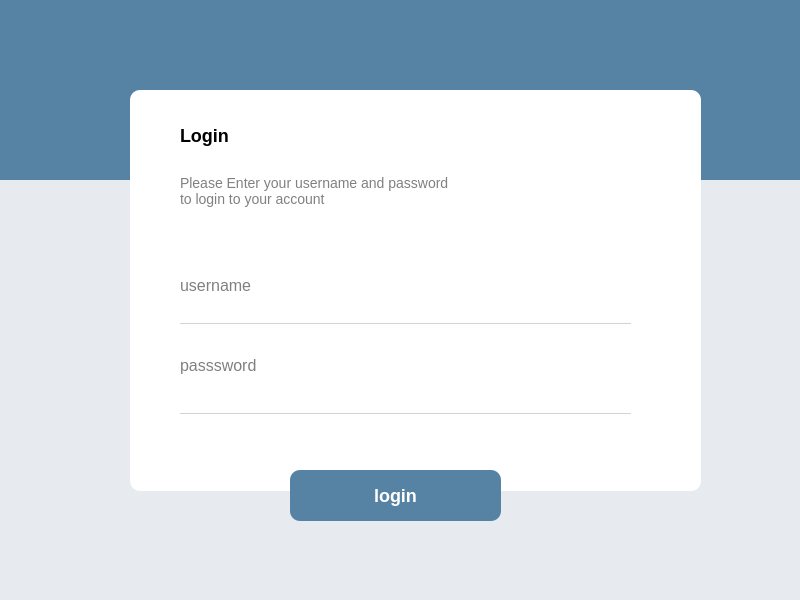
<?xml version="1.0" encoding="UTF-8"?>
<ui version="4.0">
 <class>LoginDialog</class>
 <widget class="QDialog" name="LoginDialog">
  <property name="geometry">
   <rect>
    <x>0</x>
    <y>0</y>
    <width>800</width>
    <height>600</height>
   </rect>
  </property>
  <property name="minimumSize">
   <size>
    <width>800</width>
    <height>600</height>
   </size>
  </property>
  <property name="maximumSize">
   <size>
    <width>800</width>
    <height>600</height>
   </size>
  </property>
  <property name="windowTitle">
   <string>Login Form</string>
  </property>
  <property name="styleSheet">
   <string notr="true">background-color : #E7EAEF;</string>
  </property>
  <property name="modal">
   <bool>false</bool>
  </property>
  <widget class="QWidget" name="widget" native="true">
   <property name="geometry">
    <rect>
     <x>-1</x>
     <y>-1</y>
     <width>801</width>
     <height>181</height>
    </rect>
   </property>
   <property name="styleSheet">
    <string notr="true">background-color: #5683A4;</string>
   </property>
  </widget>
  <widget class="QWidget" name="widget_2" native="true">
   <property name="geometry">
    <rect>
     <x>130</x>
     <y>90</y>
     <width>571</width>
     <height>401</height>
    </rect>
   </property>
   <property name="styleSheet">
    <string notr="true">#widget_2{background-color:white;
border-radius:10px;
}</string>
   </property>
   <widget class="QLabel" name="label">
    <property name="geometry">
     <rect>
      <x>50</x>
      <y>30</y>
      <width>51</width>
      <height>31</height>
     </rect>
    </property>
    <property name="styleSheet">
     <string notr="true">color:black;
font-weight:bold;
font-size:18px;
background-color:white;</string>
    </property>
    <property name="text">
     <string>Login</string>
    </property>
   </widget>
   <widget class="QLabel" name="label_2">
    <property name="geometry">
     <rect>
      <x>50</x>
      <y>80</y>
      <width>391</width>
      <height>41</height>
     </rect>
    </property>
    <property name="styleSheet">
     <string notr="true">color:gray;
font-weight:400;
font-size:14px;
background-color:white;</string>
    </property>
    <property name="text">
     <string>Please Enter your username and password
to login to your account</string>
    </property>
   </widget>
   <widget class="QLabel" name="label_3">
    <property name="geometry">
     <rect>
      <x>50</x>
      <y>180</y>
      <width>101</width>
      <height>31</height>
     </rect>
    </property>
    <property name="styleSheet">
     <string notr="true">color:gray;
font-weight:400;
font-size:16px;
background-color:white;</string>
    </property>
    <property name="text">
     <string>username</string>
    </property>
   </widget>
   <widget class="QLineEdit" name="input_username">
    <property name="geometry">
     <rect>
      <x>50</x>
      <y>210</y>
      <width>451</width>
      <height>24</height>
     </rect>
    </property>
    <property name="focusPolicy">
     <enum>Qt::ClickFocus</enum>
    </property>
    <property name="styleSheet">
     <string notr="true">#input_username
{
outline:none;
border:none;
border-bottom:1px solid lightgray;
background-color:white;
}
#input_username:focus
{
border-bottom:1px solid #40ABE3;
}</string>
    </property>
   </widget>
   <widget class="QLabel" name="label_4">
    <property name="geometry">
     <rect>
      <x>50</x>
      <y>260</y>
      <width>101</width>
      <height>31</height>
     </rect>
    </property>
    <property name="styleSheet">
     <string notr="true">color:gray;
font-weight:400;
font-size:16px;
background-color:white;</string>
    </property>
    <property name="text">
     <string>passsword</string>
    </property>
   </widget>
   <widget class="QLineEdit" name="input_password">
    <property name="geometry">
     <rect>
      <x>50</x>
      <y>300</y>
      <width>451</width>
      <height>24</height>
     </rect>
    </property>
    <property name="focusPolicy">
     <enum>Qt::ClickFocus</enum>
    </property>
    <property name="styleSheet">
     <string notr="true">#input_password
{
outline:none;
border:none;
border-bottom:1px solid lightgray;
background-color:white;
}
#input_password:focus
{
border-bottom:1px solid #40ABE3;
}</string>
    </property>
    <property name="echoMode">
     <enum>QLineEdit::Password</enum>
    </property>
   </widget>
  </widget>
  <widget class="QPushButton" name="btn_login">
   <property name="geometry">
    <rect>
     <x>290</x>
     <y>470</y>
     <width>211</width>
     <height>51</height>
    </rect>
   </property>
   <property name="cursor">
    <cursorShape>PointingHandCursor</cursorShape>
   </property>
   <property name="styleSheet">
    <string notr="true">border-radius:10px;
background-color:#5683A4;
color:white;
font-size:18px;
font-weight:bold;
padding : 15px 0;</string>
   </property>
   <property name="text">
    <string>login</string>
   </property>
  </widget>
 </widget>
 <resources/>
 <connections/>
</ui>
